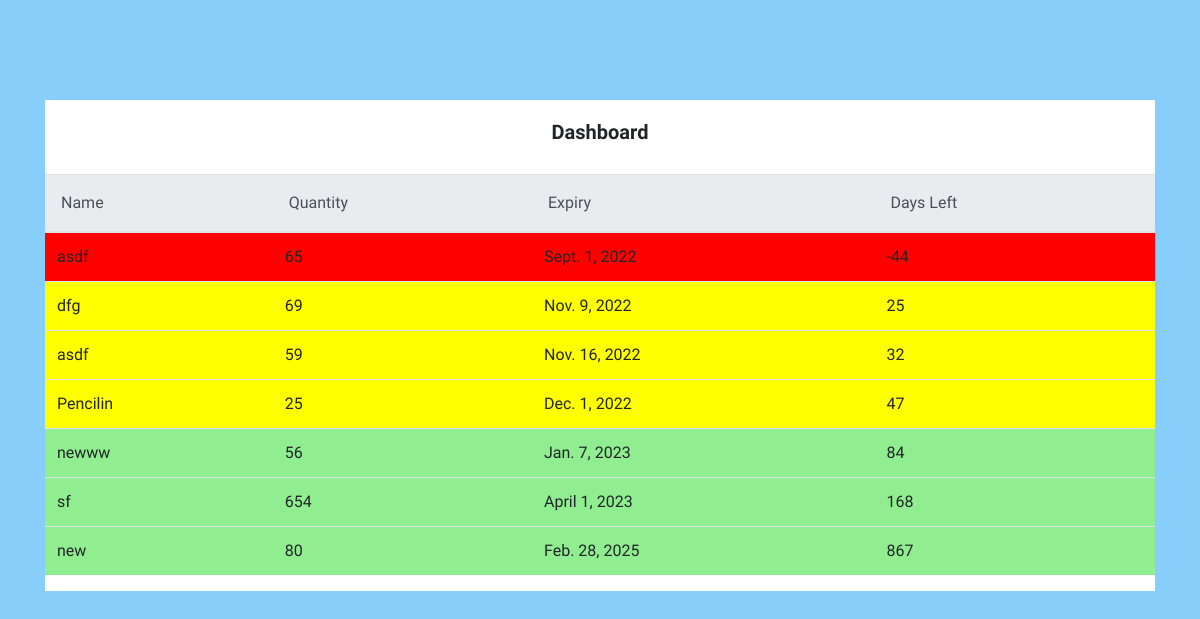
The app's page /dashboard, older data.
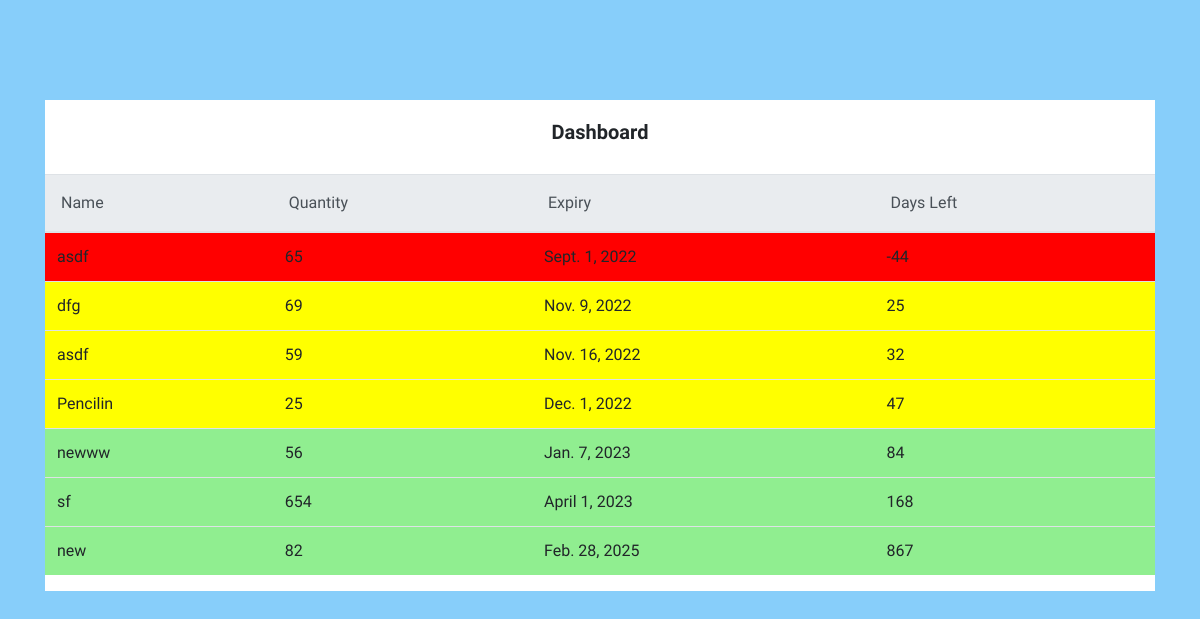
The same page, newer data.
### app/models.py (models this page shows)
class Med(models.Model):
    name = models.CharField(max_length=100)
    quantity = models.IntegerField()
    expiry = models.DateField(blank=True)
    time_left = models.IntegerField(blank=True,default=0)
    red = models.BooleanField(default=False)
    yellow = models.BooleanField(default=False)
    green = models.BooleanField(default=False)

### app/views.py (the view)
# urls.py: path('dashboard', views.dashboard, name='dashboard'),
def dashboard(request):
    details = Med.objects.all().order_by('expiry').values()
    date = Date.today()
    x = 60
    for obj in Med.objects.all():
        d1 = obj.expiry
        d0 = date
        delta = d1-d0
        days = delta.days
        obj.time_left = days
        if days <= 0:
            obj.red = True
        elif days <= x:
            obj.yellow = True
        else:
            obj.green = True
        obj.save()
    return render(request, 'dashboard.html', {'details': details})

### templates/dashboard.html (shortened to what this page needs)
<!DOCTYPE html>
<html lang="en">
  <head>
    <link
      rel="stylesheet"
      href="https://cdn.jsdelivr.net/npm/bootstrap@4.1.3/dist/css/bootstrap.min.css"
    />
  </head>
  <body style="background-color: lightskyblue;">
    <div class="container">
      <div class="row">
        <div class="col-12">
          <div class="card">
            <div class="card-body text-center">
              <h5 class="card-title m-b-0">Dashboard</h5>
            </div>
            <div class="table-responsive">
              <table class="table">
                <thead class="thead-light">
                  <tr>
                    <th scope="col">Name</th>
                    <th scope="col">Quantity</th>
                    <th scope="col">Expiry</th>
                    <th scope="col">Days Left</th>
                  </tr>
                </thead>
                <tbody class="customtable">
                  {% for detail in details %}
                  <div>
                    {% if detail.red %}
                    <tr style="background-color: red">
                      <td>{{detail.name}}</td>
                      <td>{{detail.quantity}}</td>
                      <td>{{detail.expiry}}</td>
                      <td>{{detail.time_left}}</td>
                    </tr>
                    {% endif %} {% if detail.yellow %}
                    <tr style="background-color: yellow">
                      <td>{{detail.name}}</td>
                      <td>{{detail.quantity}}</td>
                      <td>{{detail.expiry}}</td>
                      <td>{{detail.time_left}}</td>
                    </tr>
                    {% endif %} {% if detail.green %}
                    <tr style="background-color: lightgreen">
                      <td>{{detail.name}}</td>
                      <td>{{detail.quantity}}</td>
                      <td>{{detail.expiry}}</td>
                      <td>{{detail.time_left}}</td>
                    </tr>
                    {% endif %}
                  </div>
                  {% endfor %}
                </tbody>
              </table>
            </div>
          </div>
        </div>
      </div>
    </div>
  </body>
</html>

### templates/dashboard.html (style rules this page uses)
body { background-color: #cacaca; font-family: "Calibri", sans-serif !important; }
.container { margin-top: 100px; }
.card { position: relative; display: -webkit-box; display: -ms-flexbox; display: flex; -webkit-box-orient: vertical; -webkit-box-direction: normal; -ms-flex-direction: column; flex-direction: column; min-width: 0; word-wrap: break-word; background-color: #fff; background-clip: border-box; border: 0px solid transparent; border-radius: 0px; }
.card-body { -webkit-box-flex: 1; -ms-flex: 1 1 auto; flex: 1 1 auto; padding: 1.25rem; }
.card .card-title { position: relative; font-weight: 600; margin-bottom: 10px; }
.table { width: 100%; max-width: 100%; margin-bottom: 1rem; background-color: transparent; }
* { outline: none; }
.table th, .table thead th { font-weight: 500; }
.table thead th { vertical-align: bottom; border-bottom: 2px solid #dee2e6; }
.table th { padding: 1rem; vertical-align: top; border-top: 1px solid #dee2e6; }
th { text-align: inherit; }

Row changes from the older to the newer data that the page shows:
changed Med "new": quantity "80" → "82"
